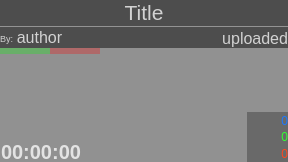
<?xml version="1.0" encoding="UTF-8"?>
<ui version="4.0">
 <class>VideoTile</class>
 <widget class="QWidget" name="VideoTile">
  <property name="geometry">
   <rect>
    <x>0</x>
    <y>0</y>
    <width>288</width>
    <height>162</height>
   </rect>
  </property>
  <property name="minimumSize">
   <size>
    <width>288</width>
    <height>162</height>
   </size>
  </property>
  <property name="maximumSize">
   <size>
    <width>288</width>
    <height>162</height>
   </size>
  </property>
  <property name="styleSheet">
   <string notr="true">QLabel, #author {
	color: rgba(255,255,255,190);
}

#lenght {
	font: 20px;
	font: bold;
}

QPushButton {
    border: none;
}
#playButton:!hover {
    background-color: rgba( 0,0,0, 100);
}
#playButton:hover:!pressed {
    background-color:   rgba( 0, 0, 0, 120 );
}
#playButton:pressed {
    background-color:   rgba( 0, 0, 0, 140);
}

#infoOverlay {
	background-color: rgba(0,0,0,120);
}

#title {
	font: 16pt
}

#titleSep {
	color: rgba(255,255,255,100)
}

#author {
	font: 16px;
}

#by {
	font: 9px
}

#uploaded {
	font: 16px;
}

#dislikeBar, #likeBar {
	border: none;
	background-color: rgba(0,0,0,0);
}

#dislikeBar::chunk {
   background-color: rgba(255,0,0,70);
}

#likeBar::chunk {
	background-color: rgba(0,255,0,70);
}

#ratingOverlay {
	background-color: rgba(0,0,0,70);
}
#likeCount {
	color: rgb(50,255,50);
}

#dislikeCount {
	color: rgb(255,70,30);
}

#viewCount {
	color: rgb(30, 120, 255);
}


</string>
  </property>
  <widget class="QLabel" name="image">
   <property name="geometry">
    <rect>
     <x>0</x>
     <y>0</y>
     <width>288</width>
     <height>162</height>
    </rect>
   </property>
   <property name="scaledContents">
    <bool>true</bool>
   </property>
   <property name="wordWrap">
    <bool>false</bool>
   </property>
  </widget>
  <widget class="QPushButton" name="playButton">
   <property name="geometry">
    <rect>
     <x>0</x>
     <y>0</y>
     <width>288</width>
     <height>162</height>
    </rect>
   </property>
   <property name="focusPolicy">
    <enum>Qt::NoFocus</enum>
   </property>
   <widget class="QWidget" name="overlaylayout" native="true">
    <property name="geometry">
     <rect>
      <x>0</x>
      <y>0</y>
      <width>288</width>
      <height>162</height>
     </rect>
    </property>
    <layout class="QVBoxLayout" name="verticalLayout_2">
     <property name="spacing">
      <number>0</number>
     </property>
     <property name="leftMargin">
      <number>0</number>
     </property>
     <property name="topMargin">
      <number>0</number>
     </property>
     <property name="rightMargin">
      <number>0</number>
     </property>
     <property name="bottomMargin">
      <number>0</number>
     </property>
     <item>
      <widget class="QWidget" name="infoOverlay" native="true">
       <property name="maximumSize">
        <size>
         <width>16777215</width>
         <height>100</height>
        </size>
       </property>
       <layout class="QVBoxLayout" name="verticalLayout_3">
        <property name="spacing">
         <number>0</number>
        </property>
        <property name="leftMargin">
         <number>0</number>
        </property>
        <property name="topMargin">
         <number>0</number>
        </property>
        <property name="rightMargin">
         <number>0</number>
        </property>
        <property name="bottomMargin">
         <number>0</number>
        </property>
        <item>
         <widget class="QLabel" name="title">
          <property name="maximumSize">
           <size>
            <width>16777215</width>
            <height>80</height>
           </size>
          </property>
          <property name="text">
           <string>Title</string>
          </property>
          <property name="alignment">
           <set>Qt::AlignHCenter|Qt::AlignTop</set>
          </property>
          <property name="wordWrap">
           <bool>true</bool>
          </property>
         </widget>
        </item>
        <item>
         <widget class="QFrame" name="titleSep">
          <property name="frameShape">
           <enum>QFrame::HLine</enum>
          </property>
          <property name="lineWidth">
           <number>1</number>
          </property>
         </widget>
        </item>
        <item>
         <widget class="QWidget" name="widget" native="true">
          <property name="maximumSize">
           <size>
            <width>16777215</width>
            <height>25</height>
           </size>
          </property>
          <layout class="QHBoxLayout" name="horizontalLayout">
           <property name="spacing">
            <number>0</number>
           </property>
           <property name="leftMargin">
            <number>0</number>
           </property>
           <property name="topMargin">
            <number>0</number>
           </property>
           <property name="rightMargin">
            <number>0</number>
           </property>
           <property name="bottomMargin">
            <number>0</number>
           </property>
           <item>
            <widget class="QLabel" name="by">
             <property name="maximumSize">
              <size>
               <width>20</width>
               <height>16777215</height>
              </size>
             </property>
             <property name="text">
              <string>By: </string>
             </property>
             <property name="alignment">
              <set>Qt::AlignLeading|Qt::AlignLeft|Qt::AlignVCenter</set>
             </property>
            </widget>
           </item>
           <item>
            <widget class="QPushButton" name="author">
             <property name="cursor">
              <cursorShape>PointingHandCursor</cursorShape>
             </property>
             <property name="text">
              <string>author</string>
             </property>
            </widget>
           </item>
           <item>
            <spacer name="horizontalSpacer">
             <property name="orientation">
              <enum>Qt::Horizontal</enum>
             </property>
             <property name="sizeHint" stdset="0">
              <size>
               <width>8</width>
               <height>20</height>
              </size>
             </property>
            </spacer>
           </item>
           <item>
            <widget class="QLabel" name="uploaded">
             <property name="text">
              <string>uploaded</string>
             </property>
             <property name="alignment">
              <set>Qt::AlignRight|Qt::AlignTrailing|Qt::AlignVCenter</set>
             </property>
            </widget>
           </item>
          </layout>
         </widget>
        </item>
       </layout>
      </widget>
     </item>
     <item>
      <widget class="QWidget" name="ratingBar" native="true">
       <property name="minimumSize">
        <size>
         <width>100</width>
         <height>6</height>
        </size>
       </property>
       <property name="maximumSize">
        <size>
         <width>100</width>
         <height>6</height>
        </size>
       </property>
       <widget class="QProgressBar" name="dislikeBar">
        <property name="geometry">
         <rect>
          <x>0</x>
          <y>0</y>
          <width>100</width>
          <height>6</height>
         </rect>
        </property>
        <property name="maximum">
         <number>100</number>
        </property>
        <property name="value">
         <number>50</number>
        </property>
        <property name="textVisible">
         <bool>false</bool>
        </property>
        <property name="invertedAppearance">
         <bool>true</bool>
        </property>
       </widget>
       <widget class="QProgressBar" name="likeBar">
        <property name="geometry">
         <rect>
          <x>0</x>
          <y>0</y>
          <width>100</width>
          <height>6</height>
         </rect>
        </property>
        <property name="maximum">
         <number>100</number>
        </property>
        <property name="value">
         <number>50</number>
        </property>
        <property name="textVisible">
         <bool>false</bool>
        </property>
        <property name="invertedAppearance">
         <bool>false</bool>
        </property>
       </widget>
      </widget>
     </item>
     <item>
      <spacer name="verticalSpacer">
       <property name="orientation">
        <enum>Qt::Vertical</enum>
       </property>
       <property name="sizeHint" stdset="0">
        <size>
         <width>20</width>
         <height>40</height>
        </size>
       </property>
      </spacer>
     </item>
    </layout>
   </widget>
   <widget class="QLabel" name="lenght">
    <property name="geometry">
     <rect>
      <x>1</x>
      <y>139</y>
      <width>100</width>
      <height>25</height>
     </rect>
    </property>
    <property name="text">
     <string>00:00:00</string>
    </property>
   </widget>
   <widget class="QWidget" name="ratingOverlay" native="true">
    <property name="geometry">
     <rect>
      <x>247</x>
      <y>112</y>
      <width>41</width>
      <height>50</height>
     </rect>
    </property>
    <layout class="QVBoxLayout" name="verticalLayout">
     <property name="spacing">
      <number>0</number>
     </property>
     <property name="leftMargin">
      <number>0</number>
     </property>
     <property name="topMargin">
      <number>0</number>
     </property>
     <property name="rightMargin">
      <number>0</number>
     </property>
     <property name="bottomMargin">
      <number>0</number>
     </property>
     <item>
      <widget class="QLabel" name="viewCount">
       <property name="text">
        <string>0</string>
       </property>
       <property name="alignment">
        <set>Qt::AlignRight|Qt::AlignTrailing|Qt::AlignVCenter</set>
       </property>
      </widget>
     </item>
     <item>
      <widget class="QLabel" name="likeCount">
       <property name="text">
        <string>0</string>
       </property>
       <property name="alignment">
        <set>Qt::AlignRight|Qt::AlignTrailing|Qt::AlignVCenter</set>
       </property>
      </widget>
     </item>
     <item>
      <widget class="QLabel" name="dislikeCount">
       <property name="text">
        <string>0</string>
       </property>
       <property name="alignment">
        <set>Qt::AlignRight|Qt::AlignTrailing|Qt::AlignVCenter</set>
       </property>
      </widget>
     </item>
    </layout>
   </widget>
  </widget>
 </widget>
 <resources/>
 <connections/>
</ui>
